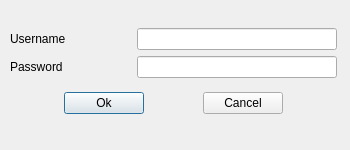
<?xml version="1.0" encoding="UTF-8"?>
<ui version="4.0">
 <class>loginDbDialog</class>
 <widget class="QDialog" name="loginDbDialog">
  <property name="geometry">
   <rect>
    <x>0</x>
    <y>0</y>
    <width>350</width>
    <height>150</height>
   </rect>
  </property>
  <property name="minimumSize">
   <size>
    <width>350</width>
    <height>150</height>
   </size>
  </property>
  <property name="maximumSize">
   <size>
    <width>350</width>
    <height>150</height>
   </size>
  </property>
  <property name="windowTitle">
   <string>Create a new PostGIS connection</string>
  </property>
  <widget class="QWidget" name="">
   <property name="geometry">
    <rect>
     <x>10</x>
     <y>20</y>
     <width>327</width>
     <height>103</height>
    </rect>
   </property>
   <layout class="QVBoxLayout" name="verticalLayout_2">
    <item>
     <layout class="QVBoxLayout" name="verticalLayout">
      <item>
       <layout class="QHBoxLayout" name="horizontalLayout_6">
        <item>
         <widget class="QLabel" name="label_6">
          <property name="text">
           <string>Username</string>
          </property>
         </widget>
        </item>
        <item>
         <spacer name="horizontalSpacer_6">
          <property name="orientation">
           <enum>Qt::Horizontal</enum>
          </property>
          <property name="sizeType">
           <enum>QSizePolicy::MinimumExpanding</enum>
          </property>
          <property name="sizeHint" stdset="0">
           <size>
            <width>40</width>
            <height>10</height>
           </size>
          </property>
         </spacer>
        </item>
        <item>
         <widget class="QLineEdit" name="lineEdit_6">
          <property name="minimumSize">
           <size>
            <width>200</width>
            <height>0</height>
           </size>
          </property>
          <property name="maximumSize">
           <size>
            <width>200</width>
            <height>16777215</height>
           </size>
          </property>
         </widget>
        </item>
       </layout>
      </item>
      <item>
       <layout class="QHBoxLayout" name="horizontalLayout_7">
        <item>
         <widget class="QLabel" name="label_7">
          <property name="text">
           <string>Password</string>
          </property>
         </widget>
        </item>
        <item>
         <spacer name="horizontalSpacer_7">
          <property name="orientation">
           <enum>Qt::Horizontal</enum>
          </property>
          <property name="sizeType">
           <enum>QSizePolicy::MinimumExpanding</enum>
          </property>
          <property name="sizeHint" stdset="0">
           <size>
            <width>40</width>
            <height>10</height>
           </size>
          </property>
         </spacer>
        </item>
        <item>
         <widget class="QLineEdit" name="lineEdit_7">
          <property name="minimumSize">
           <size>
            <width>200</width>
            <height>0</height>
           </size>
          </property>
          <property name="maximumSize">
           <size>
            <width>200</width>
            <height>16777215</height>
           </size>
          </property>
         </widget>
        </item>
       </layout>
      </item>
     </layout>
    </item>
    <item>
     <layout class="QHBoxLayout" name="horizontalLayout_9">
      <item>
       <spacer name="horizontalSpacer_14">
        <property name="orientation">
         <enum>Qt::Horizontal</enum>
        </property>
        <property name="sizeHint" stdset="0">
         <size>
          <width>40</width>
          <height>20</height>
         </size>
        </property>
       </spacer>
      </item>
      <item>
       <widget class="QPushButton" name="pushButtonOkCarregaClasse_3">
        <property name="text">
         <string>Ok</string>
        </property>
       </widget>
      </item>
      <item>
       <spacer name="horizontalSpacer_15">
        <property name="orientation">
         <enum>Qt::Horizontal</enum>
        </property>
        <property name="sizeHint" stdset="0">
         <size>
          <width>40</width>
          <height>20</height>
         </size>
        </property>
       </spacer>
      </item>
      <item>
       <widget class="QPushButton" name="pushButtonCancelarCarregaClasse_3">
        <property name="text">
         <string>Cancel</string>
        </property>
       </widget>
      </item>
      <item>
       <spacer name="horizontalSpacer_16">
        <property name="orientation">
         <enum>Qt::Horizontal</enum>
        </property>
        <property name="sizeHint" stdset="0">
         <size>
          <width>40</width>
          <height>20</height>
         </size>
        </property>
       </spacer>
      </item>
     </layout>
    </item>
   </layout>
  </widget>
 </widget>
 <resources/>
 <connections/>
</ui>
